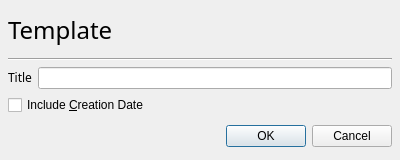
<ui version="4.0" >
 <author></author>
 <comment></comment>
 <exportmacro></exportmacro>
 <class>Dialog</class>
 <widget class="QDialog" name="Dialog" >
  <property name="geometry" >
   <rect>
    <x>0</x>
    <y>0</y>
    <width>400</width>
    <height>160</height>
   </rect>
  </property>
  <layout class="QGridLayout" >
   <property name="margin" >
    <number>8</number>
   </property>
   <property name="spacing" >
    <number>6</number>
   </property>
   <item row="4" column="0" colspan="2" >
    <layout class="QHBoxLayout" >
     <property name="margin" >
      <number>0</number>
     </property>
     <property name="spacing" >
      <number>6</number>
     </property>
     <item>
      <spacer>
       <property name="orientation" >
        <enum>Qt::Horizontal</enum>
       </property>
       <property name="sizeHint" >
        <size>
         <width>131</width>
         <height>31</height>
        </size>
       </property>
      </spacer>
     </item>
     <item>
      <widget class="QPushButton" name="okButton" >
       <property name="text" >
        <string>OK</string>
       </property>
      </widget>
     </item>
     <item>
      <widget class="QPushButton" name="cancelButton" >
       <property name="text" >
        <string>Cancel</string>
       </property>
      </widget>
     </item>
    </layout>
   </item>
   <item row="2" column="0" >
    <widget class="QLabel" name="label_2" >
     <property name="text" >
      <string>&lt;html>&lt;head>&lt;meta name=&quot;qrichtext&quot; content=&quot;1&quot; />&lt;/head>&lt;body style=&quot; white-space: pre-wrap; font-family:Sans Serif; font-weight:400; font-style:normal; text-decoration:none;&quot;>&lt;p style=&quot; margin-top:0px; margin-bottom:0px; margin-left:0px; margin-right:0px; -qt-block-indent:0; text-indent:0px;&quot;>Title&lt;/p>&lt;/body>&lt;/html></string>
     </property>
    </widget>
   </item>
   <item row="2" column="1" >
    <widget class="QLineEdit" name="titleEdit" />
   </item>
   <item row="3" column="0" colspan="2" >
    <widget class="QCheckBox" name="createBox" >
     <property name="text" >
      <string>Include &amp;Creation Date</string>
     </property>
    </widget>
   </item>
   <item row="0" column="0" colspan="2" >
    <widget class="QLabel" name="label" >
     <property name="text" >
      <string>&lt;html>&lt;head>&lt;meta name=&quot;qrichtext&quot; content=&quot;1&quot; />&lt;/head>&lt;body style=&quot; white-space: pre-wrap; font-family:Sans Serif; font-weight:400; font-style:normal; text-decoration:none;&quot;>&lt;p style=&quot; margin-top:0px; margin-bottom:0px; margin-left:0px; margin-right:0px; -qt-block-indent:0; text-indent:0px;&quot;>&lt;span style=&quot; font-size:18pt;&quot;>Template&lt;/span>&lt;/p>&lt;/body>&lt;/html></string>
     </property>
    </widget>
   </item>
   <item row="1" column="0" colspan="2" >
    <widget class="Line" name="line" >
     <property name="orientation" >
      <enum>Qt::Horizontal</enum>
     </property>
    </widget>
   </item>
  </layout>
 </widget>
 <pixmapfunction></pixmapfunction>
 <resources/>
 <connections>
  <connection>
   <sender>okButton</sender>
   <signal>clicked()</signal>
   <receiver>Dialog</receiver>
   <slot>accept()</slot>
   <hints>
    <hint type="sourcelabel" >
     <x>278</x>
     <y>253</y>
    </hint>
    <hint type="destinationlabel" >
     <x>96</x>
     <y>254</y>
    </hint>
   </hints>
  </connection>
  <connection>
   <sender>cancelButton</sender>
   <signal>clicked()</signal>
   <receiver>Dialog</receiver>
   <slot>reject()</slot>
   <hints>
    <hint type="sourcelabel" >
     <x>369</x>
     <y>253</y>
    </hint>
    <hint type="destinationlabel" >
     <x>179</x>
     <y>282</y>
    </hint>
   </hints>
  </connection>
 </connections>
</ui>
